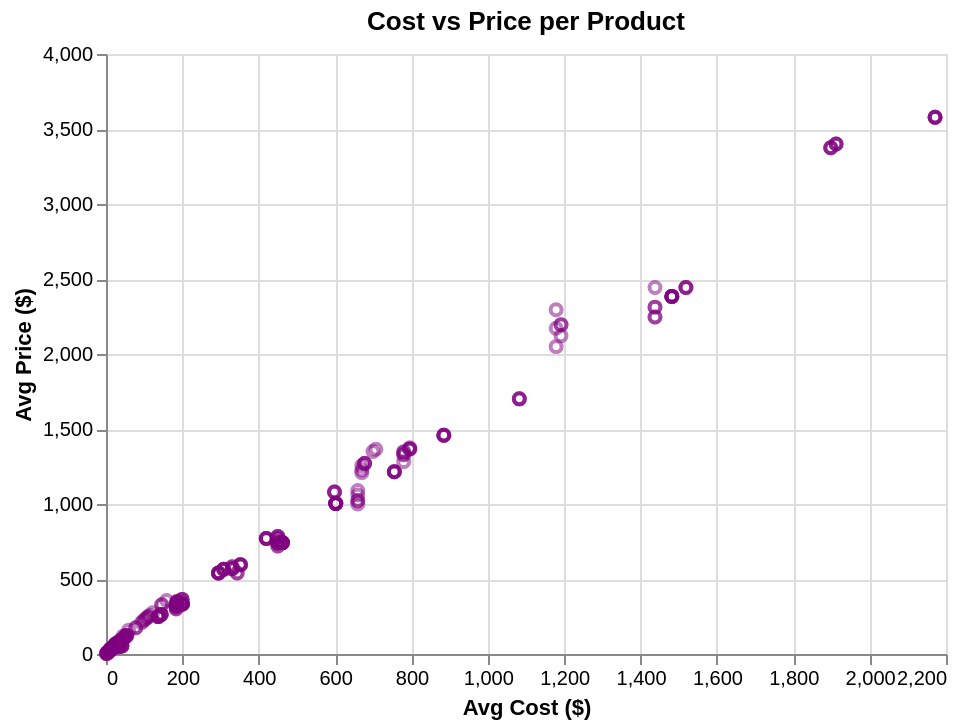

The cell this chart's notebook holds for it:
### Markdown cell above
### B.4 Explore Feature of Interest `Margin` (derived)

### Code cell
try:
  cdf = pd.read_csv(at.folder_path / 'product_cost_history.csv')
except Exception as e:
  print(e)
price_agg = df.groupby('product_id')['list_price'].mean().reset_index()
price_agg.columns = ['product_id','avg_price']
cost_agg = cdf.groupby('product_id')['standard_cost'].mean().reset_index()
cost_agg.columns = ['product_id','avg_cost']
m = price_agg.merge(cost_agg, on='product_id').dropna()
m['margin_pct'] = ((m['avg_price'] - m['avg_cost']) / m['avg_price']) * 100
print(m['margin_pct'].describe())
alt.Chart(m).mark_point(opacity=0.5, color='purple').encode(
    x=alt.X('avg_cost:Q', title='Avg Cost ($)'),
    y=alt.Y('avg_price:Q', title='Avg Price ($)'),
    tooltip=['avg_cost','avg_price','margin_pct']
).properties(title='Cost vs Price per Product', width=420, height=300)

### Figure 1 — Vega-Lite specification as saved in the notebook (floating-point values rounded to 4 significant figures; data arrays with more than 128 entries replaced by an {"elided": "..."} marker saying what was removed)
{"config": {"view": {"continuousWidth": 300, "continuousHeight": 300}}, "data": {"name": "data-b8a790d61d1fa4575c4041b69aaccaec"}, "mark": {"type": "point", "color": "purple", "opacity": 0.5}, "encoding": {"tooltip": [{"field": "avg_cost", "type": "quantitative"}, {"field": "avg_price", "type": "quantitative"}, {"field": "margin_pct", "type": "quantitative"}], "x": {"field": "avg_cost", "title": "Avg Cost ($)", "type": "quantitative"}, "y": {"field": "avg_price", "title": "Avg Price ($)", "type": "quantitative"}}, "height": 300, "title": "Cost vs Price per Product", "width": 420, "$schema": "https://vega.github.io/schema/vega-lite/v5.20.1.json", "datasets": {"data-b8a790d61d1fa4575c4041b69aaccaec": {"elided": "253 records"}}}
